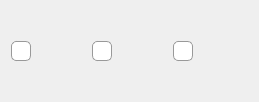
    <widget class="QWidget" name="Merge">
     <property name="font">
      <font>
       <hintingpreference>PreferNoHinting</hintingpreference>
      </font>
     </property>
     <attribute name="title">
      <string>Merge</string>
     </attribute>
     <layout class="QHBoxLayout" name="horizontalLayout_2">
      <item>
       <widget class="QCheckBox" name="MergePDF">
        <property name="sizePolicy">
         <sizepolicy hsizetype="Fixed" vsizetype="Fixed">
          <horstretch>0</horstretch>
          <verstretch>0</verstretch>
         </sizepolicy>
        </property>
        <property name="minimumSize">
         <size>
          <width>75</width>
          <height>80</height>
         </size>
        </property>
        <property name="maximumSize">
         <size>
          <width>75</width>
          <height>80</height>
         </size>
        </property>
        <property name="font">
         <font>
          <pointsize>9</pointsize>
          <hintingpreference>PreferDefaultHinting</hintingpreference>
         </font>
        </property>
        <property name="toolTip">
         <string>合并PDF</string>
        </property>
        <property name="autoFillBackground">
         <bool>false</bool>
        </property>
        <property name="styleSheet">
         <string notr="true">QCheckBox::indicator {
    width: 18px;
    height: 18px;
    border-radius: 5px; /* 圆角 */
}

/* 未选中状态 */
QCheckBox::indicator:unchecked {
    border: 1px solid #999;
    background: white;
}

/* 选中状态 */
QCheckBox::indicator:checked {
    border: 1px solid #2196F3; 
    /* 修正拼写错误：uurl -&gt; url */
    image: url(:/Interaction/checkmark.png); 
}

/* 悬浮状态 */
QCheckBox::indicator:hover {
    border: 1px solid #2196F3;
    /* 建议：悬浮时背景可以比选中时稍浅，或者保持不变 */
    background-color: #2196F3; 
}</string>
        </property>
        <property name="text">
         <string/>
        </property>
        <property name="icon">
         <iconset>
          <normaloff>../SubtitleToolbox/resources/PDF.ico</normaloff>../SubtitleToolbox/resources/PDF.ico</iconset>
        </property>
        <property name="iconSize">
         <size>
          <width>35</width>
          <height>35</height>
         </size>
        </property>
        <property name="checkable">
         <bool>true</bool>
        </property>
        <property name="checked">
         <bool>false</bool>
        </property>
        <property name="tristate">
         <bool>false</bool>
        </property>
       </widget>
      </item>
      <item>
       <widget class="QCheckBox" name="MergeWord">
        <property name="sizePolicy">
         <sizepolicy hsizetype="Fixed" vsizetype="Fixed">
          <horstretch>0</horstretch>
          <verstretch>0</verstretch>
         </sizepolicy>
        </property>
        <property name="minimumSize">
         <size>
          <width>75</width>
          <height>80</height>
         </size>
        </property>
        <property name="maximumSize">
         <size>
          <width>75</width>
          <height>80</height>
         </size>
        </property>
        <property name="font">
         <font>
          <pointsize>9</pointsize>
         </font>
        </property>
        <property name="toolTip">
         <string>合并word</string>
        </property>
        <property name="styleSheet">
         <string notr="true">QCheckBox::indicator {
    width: 18px;
    height: 18px;
    border-radius: 5px; /* 圆角 */
}

/* 未选中状态 */
QCheckBox::indicator:unchecked {
    border: 1px solid #999;
    background: white;
}

/* 选中状态 */
QCheckBox::indicator:checked {
    border: 1px solid #2196F3; 
    /* 修正拼写错误：uurl -&gt; url */
    image: url(:/Interaction/checkmark.png); 
}

/* 悬浮状态 */
QCheckBox::indicator:hover {
    border: 1px solid #2196F3;
    /* 建议：悬浮时背景可以比选中时稍浅，或者保持不变 */
    background-color: #2196F3; 
}</string>
        </property>
        <property name="text">
         <string/>
        </property>
        <property name="icon">
         <iconset>
          <normaloff>../SubtitleToolbox/resources/Word.ico</normaloff>../SubtitleToolbox/resources/Word.ico</iconset>
        </property>
        <property name="iconSize">
         <size>
          <width>35</width>
          <height>35</height>
         </size>
        </property>
        <property name="checkable">
         <bool>true</bool>
        </property>
        <property name="checked">
         <bool>false</bool>
        </property>
        <property name="tristate">
         <bool>false</bool>
        </property>
       </widget>
      </item>
      <item>
       <widget class="QCheckBox" name="MergeTxt">
        <property name="sizePolicy">
         <sizepolicy hsizetype="Fixed" vsizetype="Fixed">
          <horstretch>0</horstretch>
          <verstretch>0</verstretch>
         </sizepolicy>
        </property>
        <property name="minimumSize">
         <size>
          <width>75</width>
          <height>80</height>
         </size>
        </property>
        <property name="maximumSize">
         <size>
          <width>75</width>
          <height>80</height>
         </size>
        </property>
        <property name="font">
         <font>
          <pointsize>9</pointsize>
         </font>
        </property>
        <property name="toolTip">
         <string>合并txt</string>
        </property>
        <property name="styleSheet">
         <string notr="true">QCheckBox::indicator {
    width: 18px;
    height: 18px;
    border-radius: 5px; /* 圆角 */
}

/* 未选中状态 */
QCheckBox::indicator:unchecked {
    border: 1px solid #999;
    background: white;
}

/* 选中状态 */
QCheckBox::indicator:checked {
    border: 1px solid #2196F3; 
    /* 修正拼写错误：uurl -&gt; url */
    image: url(:/Interaction/checkmark.png); 
}

/* 悬浮状态 */
QCheckBox::indicator:hover {
    border: 1px solid #2196F3;
    /* 建议：悬浮时背景可以比选中时稍浅，或者保持不变 */
    background-color: #2196F3; 
}</string>
        </property>
        <property name="text">
         <string/>
        </property>
        <property name="icon">
         <iconset>
          <normaloff>../SubtitleToolbox/resources/txt.ico</normaloff>../SubtitleToolbox/resources/txt.ico</iconset>
        </property>
        <property name="iconSize">
         <size>
          <width>35</width>
          <height>35</height>
         </size>
        </property>
        <property name="checkable">
         <bool>true</bool>
        </property>
        <property name="checked">
         <bool>false</bool>
        </property>
        <property name="tristate">
         <bool>false</bool>
        </property>
       </widget>
      </item>
     </layout>
    </widget>
